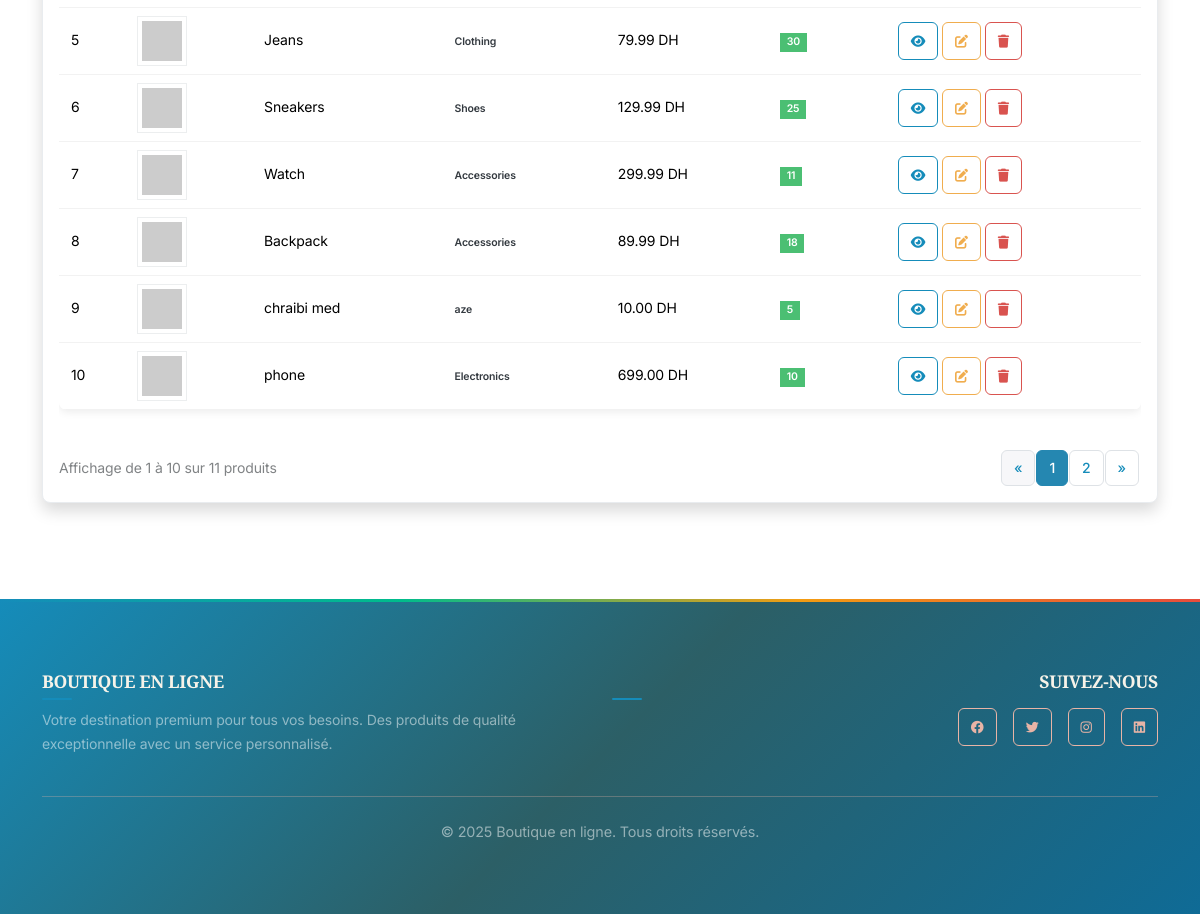
Page /admin/products (signed in, lower part) on the earlier database version.
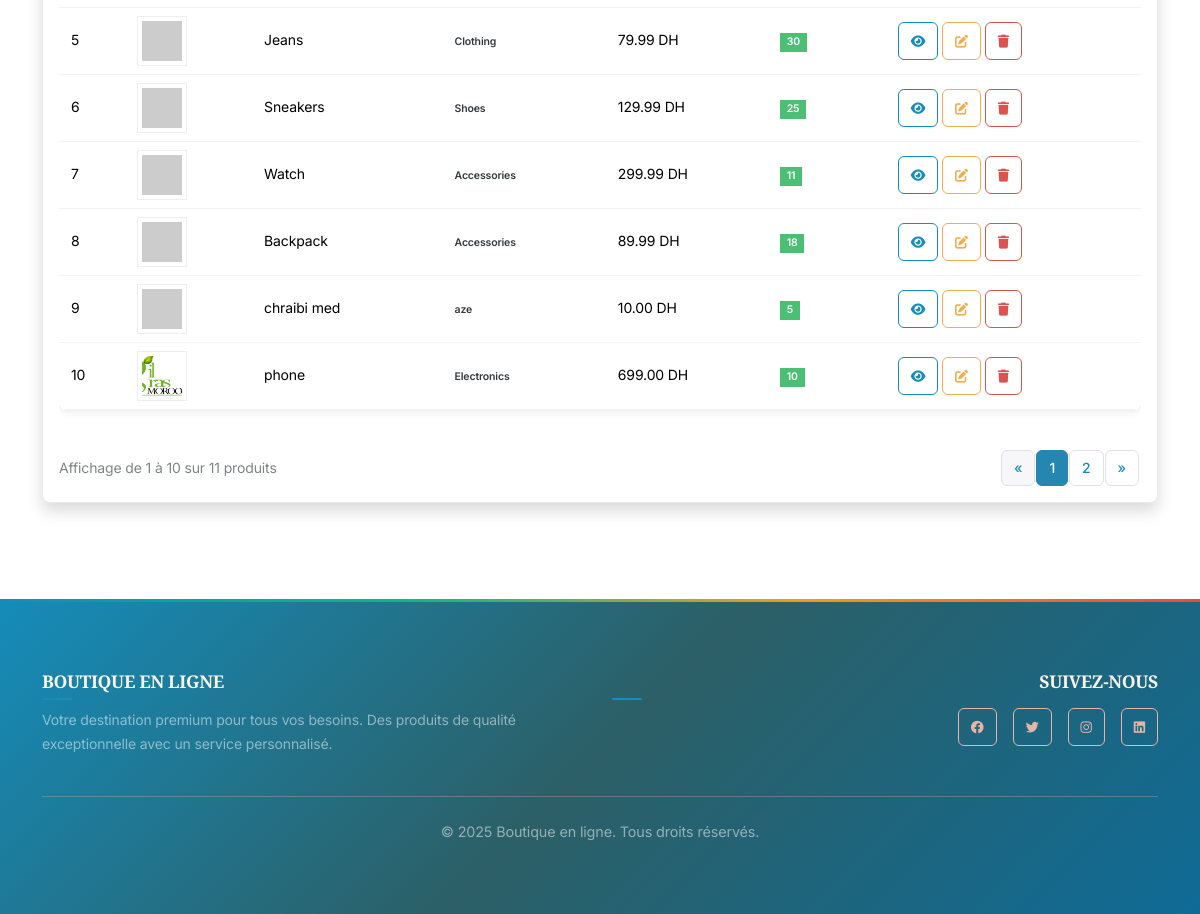
Same page on the later database version.
### main.py (models this page shows)
class Product(db.Model):
    id = db.Column(db.Integer, primary_key=True)
    name = db.Column(db.String(100), nullable=False)
    description = db.Column(db.Text, nullable=False)
    price = db.Column(db.Float, nullable=False)
    image_url = db.Column(db.String(200), default='https://via.placeholder.com/300x200')
    stock = db.Column(db.Integer, default=0)
    category = db.Column(db.String(50), nullable=False)

### main.py (the view, shortened to what this page needs)
@app.route('/admin/products', methods=['GET', 'POST'])
@login_required
def admin_products():
    if not current_user.is_admin:
        return redirect_with_toast('home', 'Accès refusé', 'error')
    form = ProductForm()
    products = Product.query.all()
    return render_template('admin_products.html', form=form, products=products)

### main.py (called while the page is built, shortened)
@login_manager.user_loader
def load_user(user_id):
    return User.query.get(int(user_id))

@app.context_processor
def inject_toast_messages():
    toast_message = session.pop('toast_message', None)
    toast_type = session.pop('toast_type', None)
    return {
        'toast_message': toast_message,
        'toast_type': toast_type or 'info'
    }

@app.context_processor
def inject_cart_count():
    if current_user.is_authenticated:
        try:
            from sqlalchemy import inspect
            inspector = inspect(db.engine)
            if 'cart' in inspector.get_table_names():
                cart_count = Cart.query.filter_by(user_id=current_user.id).count()
                cart_total_quantity = db.session.query(db.func.sum(Cart.quantity))\
                    .filter_by(user_id=current_user.id).scalar() or 0
                return {
                    'cart_count': cart_count,
                    'cart_total_quantity': int(cart_total_quantity)
                }
        except Exception:
            pass
    return {'cart_count': 0, 'cart_total_quantity': 0}

def get_shipping_settings():
    settings = ShippingSettings.query.first()
    return settings

@app.context_processor
def inject_shipping_settings():
    try:
        settings = get_shipping_settings()
        return {
            'shipping_settings': settings,
            'free_shipping_threshold': settings.free_shipping_threshold,
            'standard_shipping_cost': settings.standard_shipping_cost,
            'tax_rate': settings.tax_rate,
            'currency': settings.currency
        }
    except:
        return {
            'shipping_settings': None,
            'free_shipping_threshold': 500,
            'standard_shipping_cost': 30,
            'tax_rate': 0.2,
            'currency': 'DH'
        }

### templates/admin_products.html (shortened to what this page needs)
{% extends "base.html" %}
{% block content %}
<div class="container py-4">
  <div class="row">
    <div class="col-12">
      <div class="card shadow">
        <div class="card-body">
          {% if products %}
          <div class="table-responsive">
            <table class="table table-hover">
              <tbody id="productsTableBody">
                {% for product in products %}
                <tr class="product-row" data-product-id="{{ product.id }}">
                  <td>{{ product.id }}</td>
                  <td>
                    <img
                      src="{{ product.image_url }}"
                      class="img-thumbnail product-thumbnail"
                      style="width: 50px; height: 50px; object-fit: cover"
                      alt="{{ product.name }}"
                      onerror="this.src='https://via.placeholder.com/50x50?text=No+Image'"
                    />
                  </td>
                  <td>{{ product.name }}</td>
                  <td>
                    <span class="badge bg-secondary">{{ product.category }}</span>
                  </td>
                  <td>{{ "%.2f"|format(product.price) }} DH</td>
                  <td>
                    <span class="badge bg-{{ 'success' if product.stock > 0 else 'danger' }}">
                      {{ product.stock }}
                    </span>
                  </td>
                  <td>
                    <a
                      href="{{ url_for('product_detail', product_id=product.id) }}"
                      class="btn btn-sm btn-outline-primary"
                      title="Voir le produit"
                    >
                      <i class="fas fa-eye"></i>
                    </a>
                    <a
                      href="{{ url_for('edit_product', product_id=product.id) }}"
                      class="btn btn-sm btn-outline-warning"
                      title="Modifier le produit"
                    >
                      <i class="fas fa-edit"></i>
                    </a>
                    <form
                      method="POST"
                      action="{{ url_for('delete_product', product_id=product.id) }}"
                      style="display: inline"
                      onsubmit="return confirm('Êtes-vous sûr de vouloir supprimer ce produit ?')"
                    >
                      <button type="submit" class="btn btn-sm btn-outline-danger" title="Supprimer le produit">
                        <i class="fas fa-trash"></i>
                      </button>
                    </form>
                  </td>
                </tr>
                {% endfor %}
              </tbody>
            </table>
          </div>
          <div class="d-flex justify-content-between align-items-center mt-4">
            <div id="paginationInfo" class="text-muted">
            </div>
            <nav aria-label="Products pagination">
              <ul id="paginationControls" class="pagination pagination-sm mb-0">
              </ul>
            </nav>
          </div>
          {% else %}
          <div class="text-center py-4">
            <i class="fas fa-box-open fa-3x text-muted mb-3"></i>
            <h5 class="text-muted">Aucun produit trouvé</h5>
            <p class="text-muted">Ajoutez votre premier produit avec le formulaire ci-dessus.</p>
          </div>
          {% endif %}
        </div>
      </div>
    </div>
  </div>
</div>
{% endblock %}

### templates/base.html (shortened to what this page needs)
<!DOCTYPE html>
<html lang="fr">
  <head>
    <link
      href="https://cdn.jsdelivr.net/npm/bootswatch@5.3.2/dist/lux/bootstrap.min.css"
      rel="stylesheet"
    />
    <link
      href="https://cdnjs.cloudflare.com/ajax/libs/font-awesome/6.0.0/css/all.min.css"
      rel="stylesheet"
    />
    <link
      href="{{ url_for('static', filename='css/style.css') }}"
      rel="stylesheet"
    />
  </head>
  <body>
    <main>{% block content %}{% endblock %}</main>
    <footer class="text-white py-5 mt-5" style="background: var(--gradient-primary);">
      <div class="container">
        <div class="row">
          <div class="col-md-6">
            <h5 class="fw-bold mb-3" style="font-family: 'Playfair Display', serif; color: var(--accent-champagne);">Boutique en ligne</h5>
            <p class="text-white-50" style="line-height: 1.7;">
              Votre destination premium pour tous vos besoins. Des produits de qualité
              exceptionnelle avec un service personnalisé.
            </p>
          </div>
          <div class="col-md-6 text-md-end">
            <h5 class="fw-bold mb-3" style="font-family: 'Playfair Display', serif; color: var(--accent-champagne);">Suivez-nous</h5>
            <div class="d-flex justify-content-md-end gap-3">
              <a href="#" class="btn btn-outline-light btn-sm" style="border-color: var(--accent-rose-gold); color: var(--accent-rose-gold);">
                <i class="fab fa-facebook"></i>
              </a>
              <a href="#" class="btn btn-outline-light btn-sm" style="border-color: var(--accent-rose-gold); color: var(--accent-rose-gold);">
                <i class="fab fa-twitter"></i>
              </a>
              <a href="#" class="btn btn-outline-light btn-sm" style="border-color: var(--accent-rose-gold); color: var(--accent-rose-gold);">
                <i class="fab fa-instagram"></i>
              </a>
              <a href="#" class="btn btn-outline-light btn-sm" style="border-color: var(--accent-rose-gold); color: var(--accent-rose-gold);">
                <i class="fab fa-linkedin"></i>
              </a>
            </div>
          </div>
        </div>
        <hr class="my-4" style="border-color: var(--accent-rose-gold); opacity: 0.3;" />
        <div class="text-center">
          <p class="text-white-50 mb-0" style="font-size: 0.9rem;">
            &copy; <span id="year"></span> Boutique en ligne. Tous droits réservés.
          </p>
        </div>
      </div>
    </footer>
  </body>
</html>

### static/css/style.css (style rules this page uses)
:root { --bs-blue: #158cba; --bs-indigo: #6610f2; --bs-purple: #6f42c1; --bs-pink: #e83e8c; --bs-red: #e74c3c; --bs-orange: #fd7e14; --bs-yellow: #f39c12; --bs-green: #00bc8c; --bs-teal: #20c997; --bs-cyan: #17a2b8; --bs-white: #fff; --bs-gray: #6c757d; --bs-gray-dark: #343a40; --bs-gray-100: #f8f9fa; --bs-gray-200: #e9ecef; --bs-gray-300: #dee2e6; --bs-gray-400: #ced4da; --bs-gray-500: #adb5bd; --bs-gray-600: #6c757d; --bs-gray-700: #495057; --bs-gray-800: #343a40; --bs-gray-900: #212529; --bs-primary: #158cba; --bs-secondary: #f8f9fa; --bs-success: #00bc8c; --bs-info: #3498db; --bs-warning: #f39c12; --bs-danger: #e74c3c; --bs-light: #f8f9fa; --bs-dark: #343a40; --navbar-height: 70px; --navbar-height-mobile: 60px; }
body { font-family: 'Inter', -apple-system, BlinkMacSystemFont, "Segoe UI", Roboto, "Helvetica Neue", Arial, sans-serif; font-size: 0.875rem; font-weight: 400; line-height: 1.5; color: #495057; background-color: #fff; scroll-behavior: smooth; }
h1, h2, h3, h4, h5, h6 { color: #212529; font-weight: 600; margin-bottom: 0.75rem; }
h5 { font-size: 1.1rem; }
body { padding-top: 0 !important; }
main { position: relative; min-height: 100vh; padding-top: calc(var(--navbar-height) + 2rem) !important; }
.btn { border-radius: 0.375rem; font-weight: 600; text-transform: none; transition: all 0.15s ease-in-out; padding: 0.5rem 1rem; font-size: 0.875rem; border-width: 1px; }
.btn-sm { padding: 0.375rem 0.75rem; font-size: 0.8125rem; }
.btn-outline-primary { color: var(--bs-primary); border-color: var(--bs-primary); }
.card { border: 1px solid var(--bs-gray-200); border-radius: 0.5rem; box-shadow: 0 2px 8px rgba(0, 0, 0, 0.08); background-color: white; transition: all 0.3s ease; overflow: hidden; }
.card-body { padding: 1rem; }
footer { background: linear-gradient(135deg, var(--bs-gray-800) 0%, var(--bs-gray-900) 100%); color: white; margin-top: auto; padding: 3rem 0 1.5rem; position: relative; overflow: hidden; }
footer::before { content: ''; position: absolute; top: 0; left: 0; right: 0; height: 3px; background: linear-gradient(90deg, var(--bs-primary), var(--bs-success), var(--bs-warning), var(--bs-danger)); }
footer h5 { color: white; font-weight: 600; font-size: 1.1rem; margin-bottom: 1rem; position: relative; }
footer h5::after { content: ''; position: absolute; bottom: -0.5rem; left: 0; width: 30px; height: 2px; background-color: var(--bs-primary); border-radius: 1px; }
footer p { color: var(--bs-gray-300); font-size: 0.875rem; line-height: 1.5; margin-bottom: 1rem; }
footer a { color: var(--bs-gray-300); text-decoration: none; transition: all 0.3s ease; font-size: 0.875rem; }
.table { border-radius: 0.5rem; overflow: hidden; box-shadow: 0 2px 8px rgba(0, 0, 0, 0.08); font-size: 0.875rem; }
.table th, .table td { padding: 0.5rem 0.75rem; vertical-align: middle; }
.pagination { margin-bottom: 0; }
.container { padding-top: 1.5rem; padding-bottom: 1.5rem; }
.row { margin-bottom: 1.5rem; }
.fade-in { animation: fadeIn 0.4s ease-out; }

### templates/base.html (style rules this page uses)
:root { --primary-blue: #158cba; --primary-blue-dark: #0f6b96; --accent-rose-gold: #e8b4a6; --accent-champagne: #f7f3e9; --accent-deep-teal: #2c5f66; --text-dark: #2a3744; --text-medium: #5a6c7d; --text-light: rgba(255, 255, 255, 0.95); --gradient-primary: linear-gradient(135deg, #158cba 0%, #2c5f66 50%, #0f6b96 100%); --gradient-accent: linear-gradient(135deg, #e8b4a6 0%, #f7f3e9 100%); --shadow-soft: 0 8px 32px rgba(21, 140, 186, 0.12); --shadow-medium: 0 12px 40px rgba(0, 0, 0, 0.15); }
body { font-family: 'Inter', -apple-system, BlinkMacSystemFont, sans-serif; font-weight: 400; line-height: 1.6; color: var(--text-dark); letter-spacing: -0.01em; }
h1, h2, h3, h4, h5, h6 { font-family: 'Playfair Display', serif; font-weight: 600; color: var(--text-dark); line-height: 1.2; letter-spacing: -0.02em; }

### templates/admin_products.html (style rules this page uses)
.product-thumbnail { transition: transform 0.2s ease; cursor: pointer; }
.btn { transition: all 0.2s ease; }

Differences in the rows shown:
changed Product "phone": image_url: picture added in place of a placeholder
